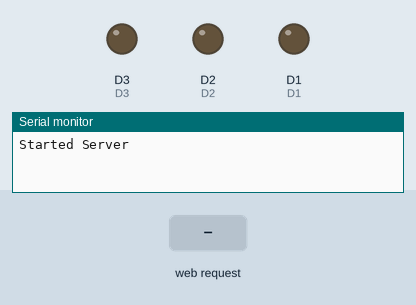
Simulated run of this sketch. Board: ESP8266 (NodeMCU). Shown: output pins drawn as LEDs (lit = HIGH), the last lines printed to the serial monitor. The inputs (shaded band) are chosen by the test bench. Pins used as bus, display or sensor lines are not drawn.

Above: at 3.2 s.
3.3 s: HTTP request GET /move?dir=F received
At 3.7 s:
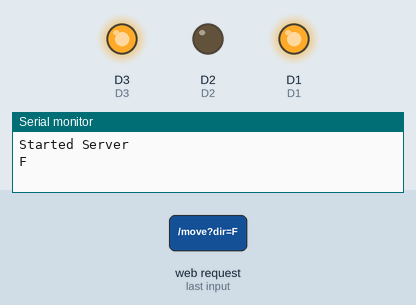
4.8 s: HTTP request GET /move?dir=B received
At 6.0 s:
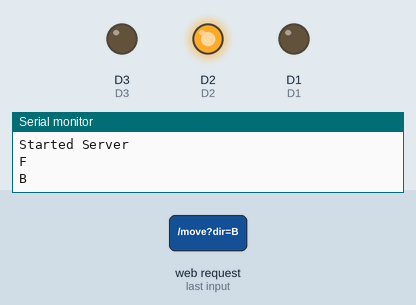
6.3 s: HTTP request GET /move?dir=R received
At 7.2 s:
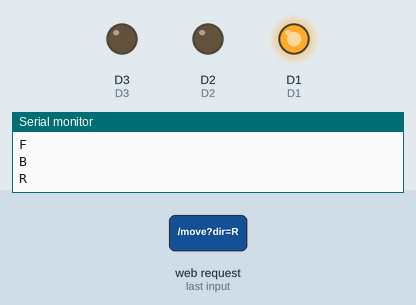
7.8 s: HTTP request GET /move?dir=L received
At 8.3 s:
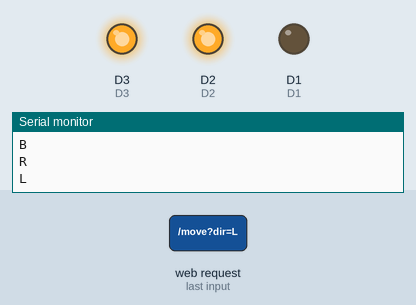
Timing chart, 0 to 10.3 s (numbered marks = the images above; inputs shaded):
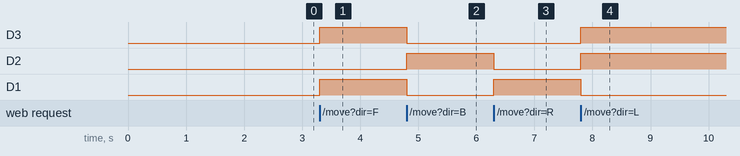

Measured:
- after the input at 3.3 s, D3, D1: LOW → HIGH at once
- after the input at 4.8 s, D3, D1: HIGH → LOW at once; D2: LOW → HIGH at once
- after the input at 6.3 s, D2: HIGH → LOW at once; D1: LOW → HIGH at once
- after the input at 7.8 s, D3, D2: LOW → HIGH at once; D1: HIGH → LOW at once

The sketch:

test1.ino
```cpp
#include <ESP8266WiFi.h>
#include <ESP8266WebServer.h>
#define D1 5
#define D2 4
#define D3 0
#define D4 2

const char *ssid = "Bot BMSCE";
const int port = 8080;

IPAddress ip(192, 168, 4, 1);
IPAddress netmask(255, 255, 255, 0);

ESP8266WebServer server(port);
int counter = 0;
String serVal = "S";
String preVal = "S";

void setup()
{
  Serial.begin(115200);
  WiFi.mode(WIFI_AP);
  WiFi.softAPConfig(ip, ip, netmask);
  WiFi.softAP(ssid);
  server.on("/move", HTTP_GET, handleMoveRequest);
  server.onNotFound(handleNotFound);
  server.begin();
  Serial.println("Started Server");
  stops();
  delay(2000);

  pinMode(D1,OUTPUT);      //pins 1 and 2 are for L motor
  pinMode(D2,OUTPUT);
  pinMode(D3,OUTPUT);      //pins 4 and 3 are for R other
  pinMode(D4,OUTPUT);
}
void forward()
{
  digitalWrite(D1,HIGH);
  digitalWrite(D2,LOW);
  digitalWrite(D3,HIGH);
  digitalWrite(D4,LOW);

}
void left()
{
  digitalWrite(D1,LOW);
  digitalWrite(D2,HIGH);
  digitalWrite(D3,HIGH);
  digitalWrite(D4,LOW);

}
void right()
{
  digitalWrite(D1,HIGH);
  digitalWrite(D2,LOW);
  digitalWrite(D3,LOW);
  digitalWrite(D4,HIGH);
}
void backward()
{
  digitalWrite(D1,LOW);
  digitalWrite(D2,HIGH);
  digitalWrite(D3,LOW);
  digitalWrite(D4,HIGH);
}
void stops()
{
  digitalWrite(D1,LOW);
  digitalWrite(D2,LOW);
  digitalWrite(D3,LOW);
  digitalWrite(D4,LOW);
}
void loop()
{

  server.handleClient();
  if(!serVal.equals(preVal))
  {
    counter = 0;
  }
  if(serVal.equals("F"))
    forward();
  else if(serVal.equals("B"))
    backward();
  else if(serVal.equals("R"))
    right();
  else if(serVal.equals("L"))
    left();
  else if(serVal.equals("S"))
    stops();
  preVal = serVal;

}

void handleNotFound()
{
  server.send(404, "text / plain", "404: Not found");
}

void handleMoveRequest()
{
  if (!server.hasArg("dir"))
  {
    server.send(404, "text / plain", "Move: undefined");
    return;
  }
  String dir = server.arg("dir");
  Serial.println(dir);
  server.send(200, "text / plain", "Move: recieved");
  serVal = dir;
}
```
